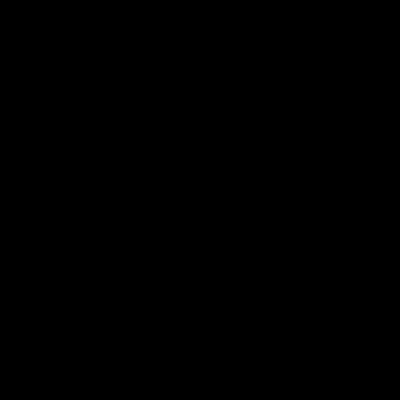
Frame 1 (no input)
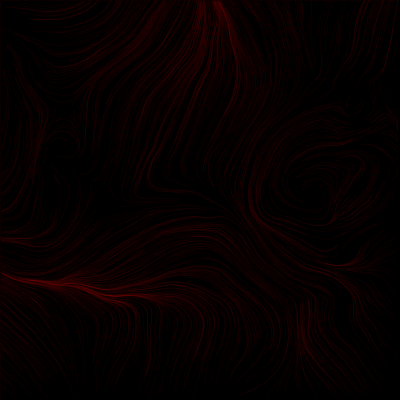
Frame 60 (the mouse pressed at the canvas centre just before this capture)
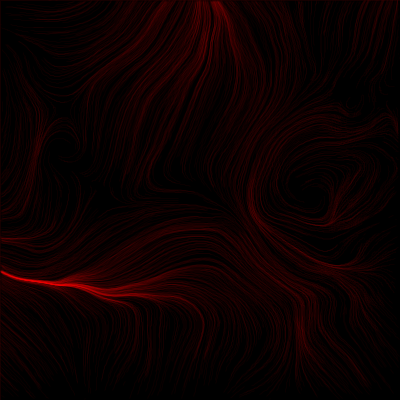
Frame 120 (the mouse held since frame 60 and released just before this capture)

The Processing sketch that drew these frames (run headless with seeded random() and noise(); from frame 60 on, the mouse is pressed at the canvas centre):

// Processing sketch: FloodFieldSmoke2
// ── FloodFieldSmoke2.pde
Particle[] PP;

int PARTS = 1000;
int MAXLIFE = 200;
float ZOOM = 0.008;
float MUT = 0.05;
float LIM = 2;
float MAG = 5;
color BKG = color(0);
color COL = color(255,0,0,10);
int MARGIN = 2;

int h;

void setup()
{
  frameRate(1000);
  colorMode(HSB);
  size(400,400);
  background(BKG);
    
  PP = new Particle[PARTS];
  
  for (int i=0; i<PARTS; i++)
    PP[i] = new Particle();
}

void draw()
{
  println(frameRate);
  
  if (frameCount % 60 == 0) 
  {
    fill(0,5);
    rect(0,0,width,height);
  }
  
  for (int i=0; i<PARTS; i++)
  {
    PP[i].update(frameCount);
    PP[i].show();
  }
}
// ── Particle.pde
class Particle
{
  PVector pos;
  PVector prev;
  PVector vel;
  int life;
  int lifespan;
  
  Particle()
  {
    pos = new PVector(random(width),random(height));
    vel = new PVector(0,0);
    lifespan = round(random(MAXLIFE));
  }
  
  void update(int i)
  {      
    if (pos.x > width-MARGIN || pos.x < MARGIN ||
        pos.y > height-MARGIN || pos.y < MARGIN ||
        life > lifespan)
    {
      pos.set(random(width),random(height));
      vel.set(0,0);
      life = 0;
      lifespan = round(random(MAXLIFE));
    }
    
    prev = pos.copy();
    
    PVector acc = new PVector(noise(i*ZOOM*MUT, pos.x*ZOOM, pos.y*ZOOM)*2-1,
                              noise(i*ZOOM*MUT, pos.x*ZOOM+1000, pos.y*ZOOM+1000)*2-1);                       
    //vel.add(acc.mult(MAG));
    //vel.limit(LIM);
    //pos.add(vel);
    
    acc.mult(MAG);
    pos.add(acc);
    
    life++;
  }
  
  void show()
  {
    stroke(COL);
    strokeCap(SQUARE);
    line(prev.x, prev.y, pos.x, pos.y);
  }
  
}
